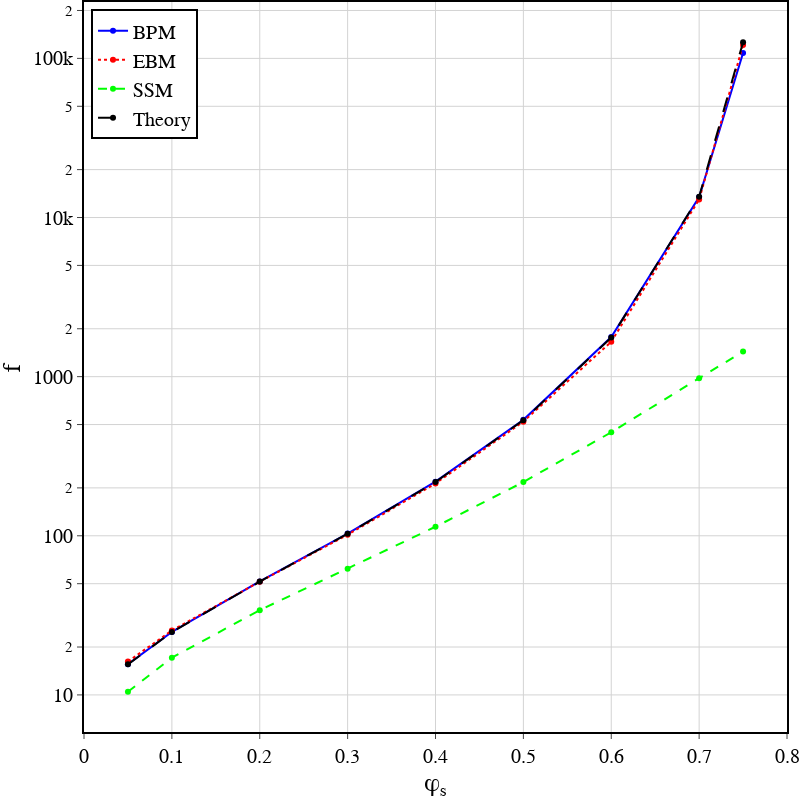

The cell this chart's notebook holds for it:
### Code cell
import pandas as pd
import numpy as np
import plotly.graph_objects as go
import plotly.express as px
from plotly.offline import iplot, init_notebook_mode
import plotly.io as pio
import glob, os, sys
import logging
from sys import argv
import re
import csv
from scipy.signal import find_peaks
from pathlib import Path
# pio.orca.config.executable = str(Path('C:/Users/Weugene/AppData/Local/Programs/orca/orca.exe'))
np.set_printoptions(threshold=sys.maxsize)
import scipy.spatial.distance as ds

rpath = prename + '/home/e.sharaborin/basilisk/work/cylinders_penalization/comparison_BP_Pt_EB/res10/'
files_csv = ['log_1e-15',  'log_EB10',  'log_Pt10']
names = ['BPM', 'EBM', 'SSM', 'Theory' ]
lines = ['solid', 'dot', 'dash', 'longdash']
print ("path:", rpath)

#WINDOWS 10
path_ex = rpath
#MAC OS
# path_ex = '/Users/weugene/basilisk/work/tube/'
for i,f in enumerate(files_csv):
    files_csv[i] = rpath + files_csv[i]
### STYLE
yaxis = dict(
              tickfont = dict(
              family = 'Times New Roman',
              size = 20,
              color = 'black'
              ),
              titlefont = dict(
                  family = 'Times New Roman',
                  size = 25,
                  color = 'black'
              ),
          )
xaxis = dict(
              tickfont = dict(
                  family = 'Times New Roman',
                  size = 20,
                  color = 'black'
              ),
              titlefont = dict(
                  family = 'Times New Roman',
                  size = 25,
                  color = 'black'
              )
          )
axis_style = dict(showline=True, gridwidth=1, gridcolor='lightgrey', linewidth=2, linecolor='black', mirror=True, ticks='outside',
                 tickfont = dict(family = 'Times New Roman', size = 18, color = 'black'))
bg_style = {'plot_bgcolor': 'rgba(255, 255, 255, 1)', 'paper_bgcolor': 'rgba(255, 255, 255, 1)',}
col =   ['blue',           'red',        'hsv(120,100,100)',       'black' ]

No_margin_scheme = dict(
#     autosize=False,
    width=800,
    height=800,
    margin=dict(
        l=0,
        r=0,
        b=0.,
        t=0,
        pad=0
    )
#     paper_bgcolor="LightSteelBlue",
)
### END of STYLE




headers1=['level', 'phi', 'f', 'fth','df_by_f0','i', 'iter_fp', 'Phi_Phia', 'F', 'dt', 't', 'U', 'Uw', 'Ua' ] 
headers2=['level', 'phi', 'f', 'fth','df_by_f0','i', 'Phi_Phia', 'F', 'dt', 't', 'U', 'Uw', 'Ua' ]
df_exp = []
fig = go.Figure()
for i, file in enumerate(files_csv):
    print('FILE name: ',file)
    df_exp.append(pd.read_csv(Path(file), header=None, sep=' '))
    if i!=1:
        df_exp[i].columns = headers1
    else:
        df_exp[i].columns = headers2
    display(df_exp[i].head(11))
    
    fig.add_trace(go.Scatter(x=df_exp[i]['phi'], y=df_exp[i]['f'], name=names[i],
                         mode='lines+markers',
                         line=dict(color=col[i], width=2, dash = lines[i]),
                         textfont=dict(
                            family="sans serif",
                            size=18,
                            color="LightSeaGreen")
                         ))
# Theory    
fig.add_trace(go.Scatter(x=df_exp[0]['phi'], y=df_exp[0]['fth'], name=names[3],
                         mode='lines+markers',
                         line=dict(color=col[3], width=2, dash = lines[3]),
                         textfont=dict(
                            family="Times New Roman",
                            size=18,
                            color="LightSeaGreen")
                         ))


fig.update_layout(bg_style)
fig.update_xaxes(axis_style)
fig.update_yaxes(axis_style)
fig.update_layout( yaxis_type = "log" )
#     fig.update_yaxes(range=[0,0.5])
fig.update_xaxes(range=[0,0.8])
fig.update_layout(showlegend=True)
fig.update_layout(legend = dict(font = dict(family = "Times New Roman", size = 20, color = "black")),
                  legend_title = dict(font = dict(family = "Times New Roman", size = 20, color = "blue")))

fig.update_layout(legend=dict(
    yanchor="top",
    y=0.99,
    xanchor="left",
    x=0.01,
    bordercolor="Black",
    borderwidth=2
))
fig.update_layout(No_margin_scheme)
fig.update_layout(
#     width = 800,
#     height = 800,
    xaxis_title='\u03C6<sub>s</sub>',
    yaxis_title='f',
    yaxis = yaxis,
    xaxis = xaxis
)

if True:
    fn = MYPATH + prefix + 'comparison10.pdf'
    iplot(fig)
    pio.write_image(fig, str(Path(fn)))
    print("Successfully generated:", fn)

### Figure 1 — Plotly figure (JSON) as saved in the notebook; plotly's stock layout.template omitted (floating-point values rounded to 4 significant figures)
{"data": [{"line": {"color": "blue", "dash": "solid", "width": 2}, "mode": "lines+markers", "name": "BPM", "textfont": {"color": "LightSeaGreen", "family": "sans serif", "size": 18}, "type": "scatter", "x": [0.05, 0.1, 0.2, 0.3, 0.4, 0.5, 0.6, 0.7, 0.75], "y": [15.6, 24.89, 51.68, 103.3, 218.8, 535.2, 1774.0, 13460.0, 108002]}, {"line": {"color": "red", "dash": "dot", "width": 2}, "mode": "lines+markers", "name": "EBM", "textfont": {"color": "LightSeaGreen", "family": "sans serif", "size": 18}, "type": "scatter", "x": [0.05, 0.1, 0.2, 0.3, 0.4, 0.5, 0.6, 0.7, 0.75], "y": [16.21, 25.41, 51.47, 101.5, 213.2, 521.4, 1658.0, 12970.0, 121546]}, {"line": {"color": "hsv(120,100,100)", "dash": "dash", "width": 2}, "mode": "lines+markers", "name": "SSM", "textfont": {"color": "LightSeaGreen", "family": "sans serif", "size": 18}, "type": "scatter", "x": [0.05, 0.1, 0.2, 0.3, 0.4, 0.5, 0.6, 0.7, 0.75], "y": [10.47, 17.14, 34.08, 62.05, 113.9, 217.7, 447.3, 977.8, 1437.0]}, {"line": {"color": "black", "dash": "longdash", "width": 2}, "mode": "lines+markers", "name": "Theory", "textfont": {"color": "LightSeaGreen", "family": "Times New Roman", "size": 18}, "type": "scatter", "x": [0.05, 0.1, 0.2, 0.3, 0.4, 0.5, 0.6, 0.7, 0.75], "y": [15.56, 24.83, 51.53, 102.9, 217.9, 532.5, 1763, 13520, 126300]}], "layout": {"height": 800, "legend": {"bordercolor": "Black", "borderwidth": 2, "font": {"color": "black", "family": "Times New Roman", "size": 20}, "title": {"font": {"color": "blue", "family": "Times New Roman", "size": 20}}, "x": 0.01, "xanchor": "left", "y": 0.99, "yanchor": "top"}, "margin": {"b": 0, "l": 0, "pad": 0, "r": 0, "t": 0}, "paper_bgcolor": "rgba(255, 255, 255, 1)", "plot_bgcolor": "rgba(255, 255, 255, 1)", "showlegend": true, "width": 800, "xaxis": {"gridcolor": "lightgrey", "gridwidth": 1, "linecolor": "black", "linewidth": 2, "mirror": true, "range": [0, 0.8], "showline": true, "tickfont": {"color": "black", "family": "Times New Roman", "size": 20}, "ticks": "outside", "title": {"font": {"color": "black", "family": "Times New Roman", "size": 25}, "text": "φ<sub>s</sub>"}}, "yaxis": {"gridcolor": "lightgrey", "gridwidth": 1, "linecolor": "black", "linewidth": 2, "mirror": true, "showline": true, "tickfont": {"color": "black", "family": "Times New Roman", "size": 20}, "ticks": "outside", "title": {"font": {"color": "black", "family": "Times New Roman", "size": 25}, "text": "f"}, "type": "log"}}}
